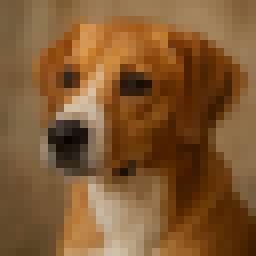
#> input picture resources/Example.png, 32 x 32 px (shown 8 times larger)
$ jupyter execute l1.ipynb
#> lines starting #> are read from the running program, lines starting #| are printed output that depends on the picture
[cell 1]
import cv2
import numpy as np
from matplotlib import pyplot as plt

# 1. Loading and converting the image
# OpenCV reads in BGR by default; Matplotlib displays in RGB [cite: 1094-1097, 1104-1105]
img_bgr = cv2.imread('./resources/Example.png', cv2.IMREAD_COLOR)
#> img_bgr is the input picture: shape (32, 32, 3); mean B, G, R 49.3, 88.7, 127.9
img_rgb = cv2.cvtColor(img_bgr, cv2.COLOR_BGR2RGB)

# 2. Displaying the image [cite: 1098-1100]
plt.imshow(img_rgb)
plt.axis("off")
plt.show()

[cell 2]
# 3. Inspecting metadata [cite: 1107-1110]
print(type(img_bgr))    # Output: <class 'numpy.ndarray'> [cite: 10]
#| <class 'numpy.ndarray'>
print(img_bgr.shape)   # Output: (32, 32, 3) representing (height, width, channels) [cite: 12]
#| (32, 32, 3)

[cell 3]
# 4. Accessing and modifying specific pixels [cite: 1112, 1116-1117]
print(img_rgb[17, 8])  # Returns [R, G, B] values of the pixel [cite: 1114-1115]
#| [6 3 0]
img_rgb[10, 16] = [255, 255, 255] # Changes pixel at row 10, col 16 to white [cite: 1117]
#> img_rgb: shape (32, 32, 3); mean R, G, B 128.1, 88.9, 49.5

[cell 4]
# 5. Arithmetic operations (Darkening)
# // is the floor division operator to keep values as integers [cite: 1127, 1133]
img_rgb_dark = img_rgb // 2
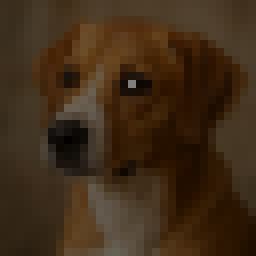
#> img_rgb_dark: shape (32, 32, 3) (shown 8 times larger); mean R, G, B 63.8, 44.2, 24.5
plt.imshow(img_rgb_dark)
plt.show()

[cell 5]
# 6. Manual Rotation (Main Algorithmic Logic)
# Transposing the image by swapping indices i and j [cite: 1134-1136]
img_rot = np.zeros(shape=(32, 32, 3), dtype=np.uint8)

for j in range(0, 32):
    for i in range(0, 32):
        for c in range(0, 3):
            # Swapping coordinates (i,j) to (j,i) performs the rotation [cite: 25]
            img_rot[j, i, c] = img_rgb[i, j, c]
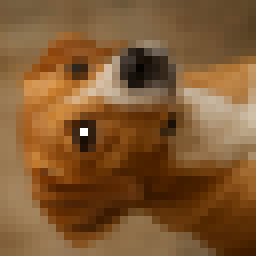
#> img_rot: shape (32, 32, 3) (shown 8 times larger); mean R, G, B 128.1, 88.9, 49.5

plt.imshow(img_rot)
plt.axis("off")
plt.show()

$ run again, with resources/left_1.png copied over resources/Example.png
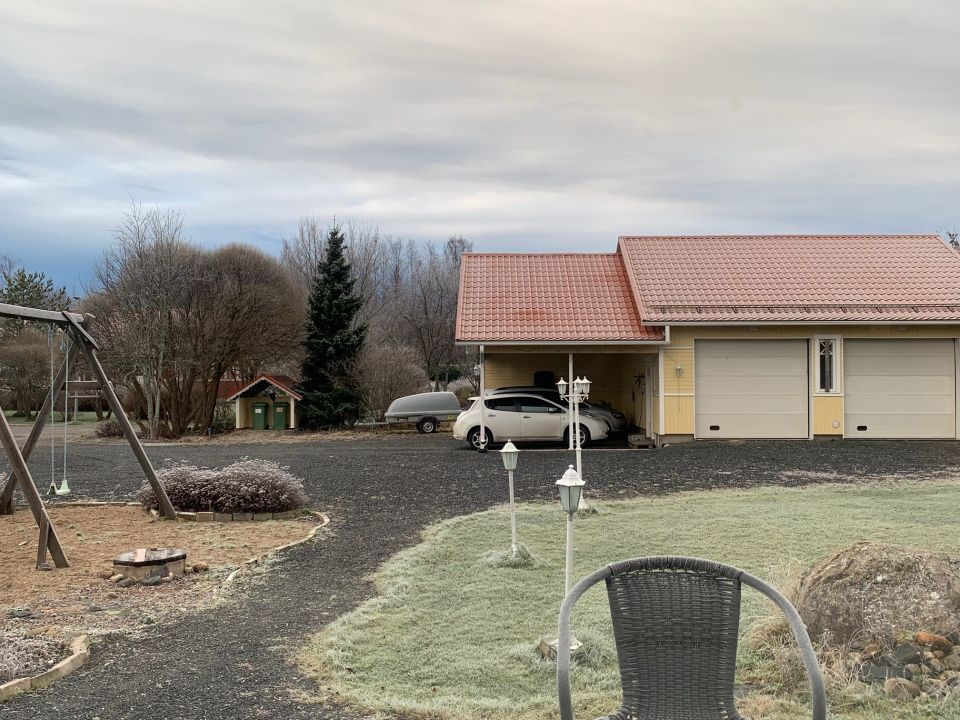
#> input picture resources/left_1.png, 960 x 720 px
#> img_bgr is the input picture: shape (720, 960, 3); mean B, G, R 137.9, 146.9, 151.6
#| <class 'numpy.ndarray'>
#| (720, 960, 3)
#| [217 219 216]
#> `img_rgb_dark = img_rgb // 2`:
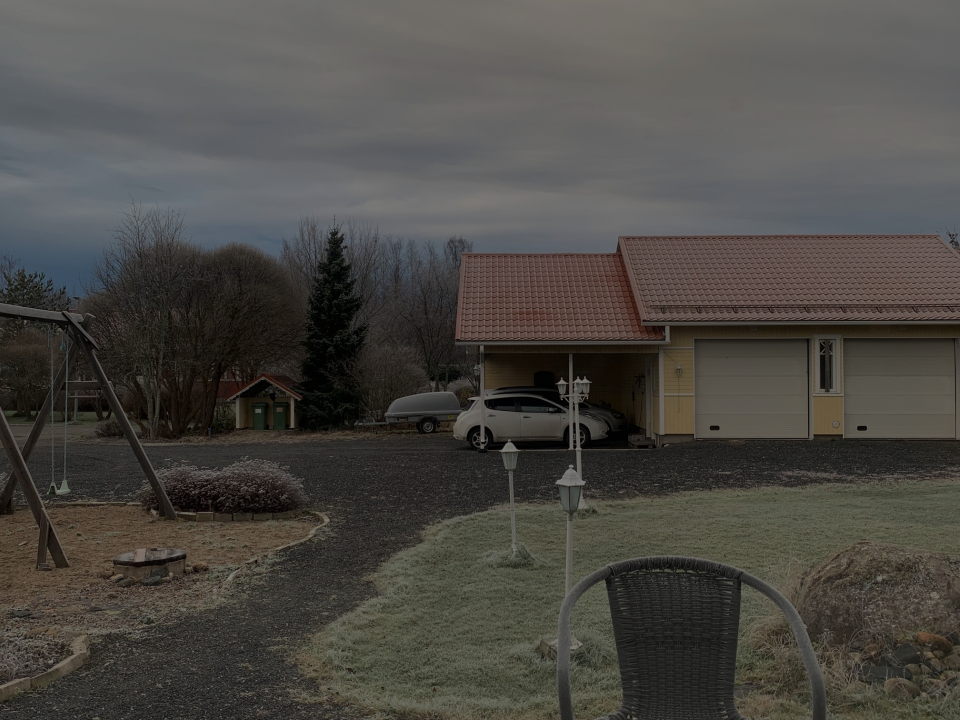
#> img_rgb_dark: shape (720, 960, 3); mean R, G, B 75.6, 73.2, 68.7
#> after the loop `for j in range(0, 32):`:
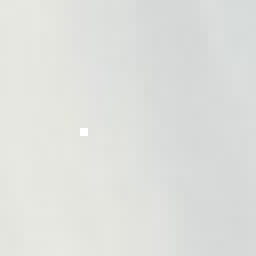
#> img_rot: shape (32, 32, 3) (shown 8 times larger); mean R, G, B 222.5, 224, 220.7
